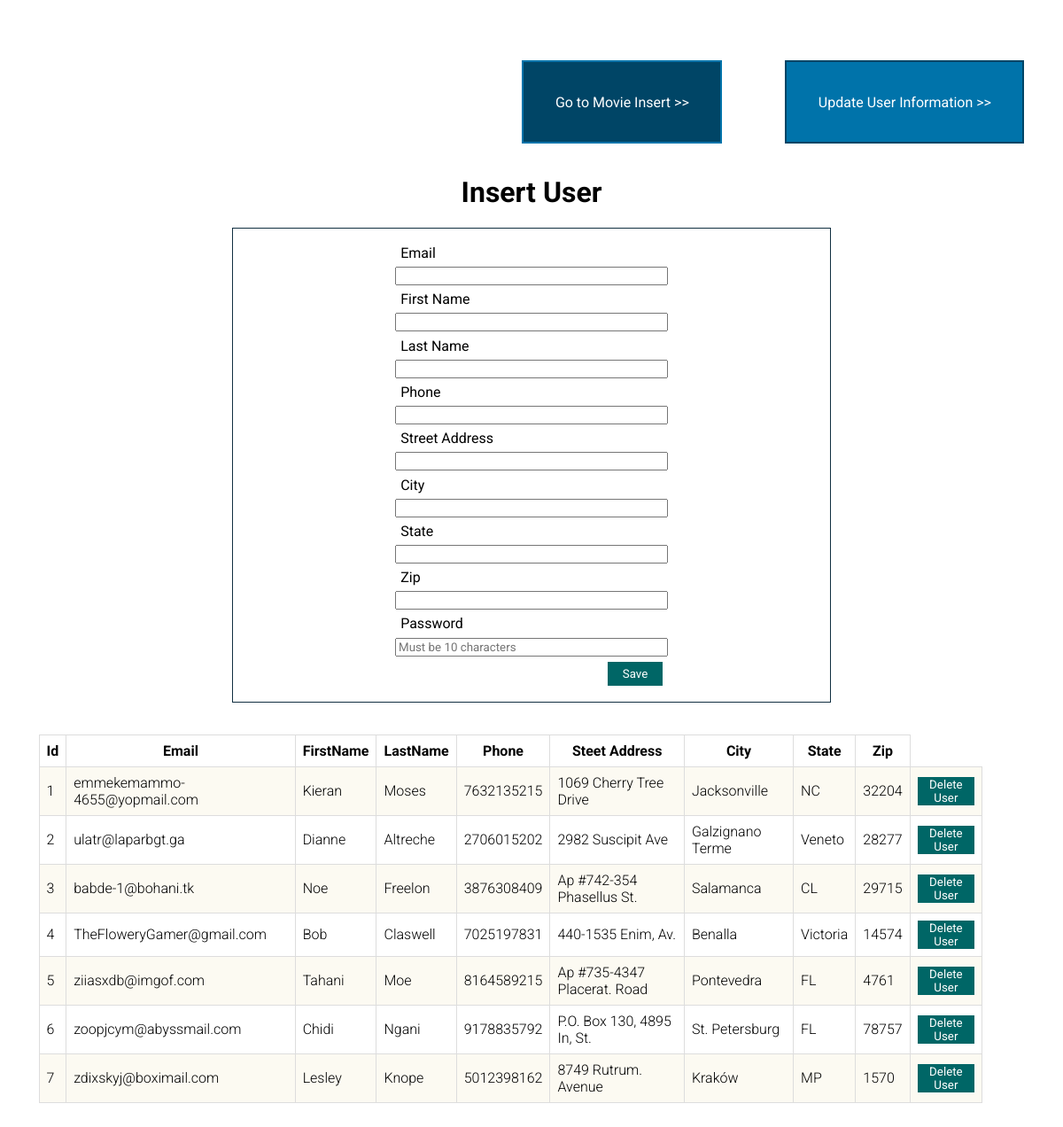
Page /part4/public/index.php on the committed database.
### tables this page shows
CREATE TABLE User_Account
    (
        Id INT UNSIGNED NOT NULL auto_increment,
        Email VARCHAR(256) NOT NULL UNIQUE,
        FirstName VARCHAR(255) NOT NULL,
        LastName VARCHAR(255) NOT NULL,
        Phone VARCHAR(20) NOT NULL,
        StreetAddress VARCHAR(256) NOT NULL,
        City VARCHAR(255) NOT NULL,
        State VARCHAR(255) NOT NULL,
        Zip MEDIUMINT UNSIGNED NOT NULL,
        Salt CHAR(10) NOT NULL,
        Hash CHAR(40) NOT NULL,
        PRIMARY KEY (Id)
    );

### part4/src/User_Account-CRUD/connect.php (called while the page is built)
<?php
$server = "deltona.birdnest.org";
$usr = "my.celisl2";
$pss = "celisl2";
$dbName = "my_celisl2_355";
$connection = mysqli_connect($server, $usr, $pss, $dbName);
$sql_initial = "SELECT * FROM User_Account;";
$results = mysqli_query($connection, $sql_initial);
$resultCheck = mysqli_num_rows($results);

### part4/src/User_Account-CRUD/output.php (the view, shortened to what this page needs)
<?php
require_once('connect.php');
if($resultCheck > 0 )
{
    echo "<table>";
    echo "<tr>";
        echo "<th>Id </th>";
        echo "<th>Email </th>";
        echo "<th>FirstName </th>";
        echo "<th>LastName </th>";
        echo "<th>Phone </th>";
        echo "<th>Steet Address </th>";
        echo "<th>City </th>";
        echo "<th>State </th>";
        echo "<th>Zip </th>";
    echo "</tr>";
    while($row = mysqli_fetch_row($results))
    {
        echo "<tr>";
            echo "<td>" . $row[0] . "</td>";
            echo "<td>" . $row[1] . "</td>";
            echo "<td>" . $row[2] . "</td>";
            echo "<td>" . $row[3] . "</td>";
            echo "<td>" . $row[4] . "</td>";
            echo "<td>" . $row[5] . "</td>";
            echo "<td>" . $row[6] . "</td>";
            echo "<td>" . $row[7] . "</td>";
            echo "<td>" . $row[8] . "</td>";
            ?>
            <td>
            <form method="POST" action="index.php">
                    <button type="submit">Delete User</button>
                </form>
            </td>
            <?php
        echo "</tr>";
    }
}

### part4/styles/styles.css (style rules this page uses)
* { font-family: 'Roboto', sans-serif; }
table { margin-top: 3%; border-collapse: collapse; width: 90%; margin: 3%; }
table th, table td { border: 1px solid #ddd; padding: 8px; }
table td { font-weight: 300; }
table tr:nth-child(even) { background-color: #FCFAF2; }
table button { border: none; background-color: #006666; color: #fff; }

### rows in the picture
user_account: Id "1", Email "emmekemammo-4655@yopmail.com", FirstName "Kieran", LastName "Moses", Phone "7632135215", StreetAddress "1069 Cherry Tree Drive", City "Jacksonville", State "NC", Zip "32204"
user_account: Id "2", Email "ulatr@laparbgt.ga", FirstName "Dianne", LastName "Altreche", Phone "2706015202", StreetAddress "2982 Suscipit Ave", City "Galzignano Terme", State "Veneto", Zip "28277"
user_account: Id "3", Email "babde-1@bohani.tk", FirstName "Noe", LastName "Freelon", Phone "3876308409", StreetAddress "Ap #742-354 Phasellus St.", City "Salamanca", State "CL", Zip "29715"
user_account: Id "4", Email "TheFloweryGamer@gmail.com", FirstName "Bob", LastName "Claswell", Phone "7025197831", StreetAddress "440-1535 Enim, Av.", City "Benalla", State "Victoria", Zip "14574"
user_account: Id "5", Email "ziiasxdb@imgof.com", FirstName "Tahani", LastName "Moe", Phone "8164589215", StreetAddress "Ap #735-4347 Placerat. Road", City "Pontevedra", State "FL", Zip "4761"
user_account: Id "6", Email "zoopjcym@abyssmail.com", FirstName "Chidi", LastName "Ngani", Phone "9178835792", StreetAddress "P.O. Box 130, 4895 In, St.", City "St. Petersburg", State "FL", Zip "78757"
user_account: Id "7", Email "zdixskyj@boximail.com", FirstName "Lesley", LastName "Knope", Phone "5012398162", StreetAddress "8749 Rutrum. Avenue", City "Kraków", State "MP", Zip "1570"
